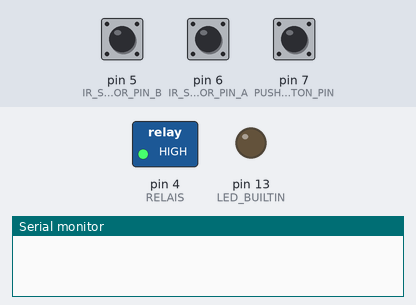
This sketch was run on a simulated Arduino Uno, built with avr-gcc and run on an emulated ATmega328P. On the bench: switched loads named in the sketch (green lamp = pin HIGH), output pins drawn as LEDs (lit = HIGH), the last lines printed to the serial monitor. The inputs (shaded band) are chosen by the test bench; at power-on: pin 7 (PUSH_BUTTON_PIN) HIGH, pin 5 (IR_SENSOR_PIN_B) HIGH, pin 6 (IR_SENSOR_PIN_A) HIGH.

Above: at 1.2 s.
1.3 s: pin 7 (PUSH_BUTTON_PIN) pulled LOW for 0.15 s
At 1.7 s:
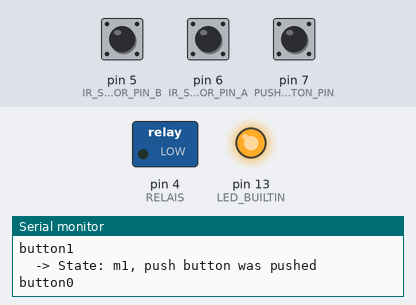
Timing chart, 0 to 4.3 s (numbered marks = the images above; inputs shaded):
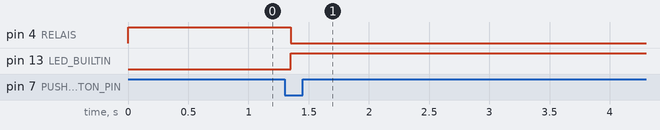

Measured:
- after the input at 1.3 s, pin 4 (RELAIS): HIGH → LOW after 0.05 s; pin 13 (LED_BUILTIN): LOW → HIGH after 0.05 s

The sketch:

berenbach.ino
```cpp
#include <Bounce2.h>
#include "./detector.h"

int RELAIS = 4;
int IR_SENSOR_PIN_B = 5;  // 5
int IR_SENSOR_PIN_A = 6;  // 6
int PUSH_BUTTON_PIN = 7;  // 7
char IR_A_NAME[20] = "IR overweg";
char IR_B_NAME[20] = "IR tunnel";

Detector ir_sensor_a = Detector(IR_SENSOR_PIN_A);
Detector ir_sensor_b = Detector(IR_SENSOR_PIN_B);
Bounce push_button = Bounce();

// States
int STATE_REST = 0;
int STATE_M1 = 10;
int STATE_M2 = 20;
int STATE_M3A = 30;
int STATE_M3B = 31;
int STATE_M3C = 32;
int STATE_B1 = 40;
int STATE_B2 = 41;

int state;


void setup() {
    Serial.begin(9600);
    pinMode(LED_BUILTIN, OUTPUT);
    digitalWrite(RELAIS, HIGH);
    pinMode(RELAIS, OUTPUT);
    push_button.attach(PUSH_BUTTON_PIN, INPUT_PULLUP);
    push_button.interval(50);
    ir_sensor_a.init();
    ir_sensor_b.init();
    state = STATE_REST;
}

void print_info() {
  /* Serial.print("Button: "); */
  /* Serial.print(push_button.read()); */
  /* Serial.print(" detector a: "); */
  /* Serial.print(ir_sensor_a.active); */
  /* Serial.print(" detector b: "); */
  /* Serial.println(ir_sensor_b.active); */
}

void loop() {
    int action_a = ir_sensor_a.update();
    int action_b = ir_sensor_b.update();
    push_button.update();

    if (action_a) {
      Serial.print(IR_A_NAME);
      Serial.println(action_a);
    }
    if (action_b) {
      Serial.print(IR_B_NAME);
      Serial.println(action_b);
    }
    if (push_button.fell()) {
      Serial.println("button1");
      print_info();
    }
    if (push_button.rose()) {
      Serial.println("button0");
      print_info();
    }

    // Per state, look what transition is possible.
    if (state == STATE_REST){
      if (ir_sensor_b.active == true) {
        state = STATE_B1;
        Serial.println("  -> State: b1");
        print_info();
      }
      if (push_button.fell()){
        // fell: iets gedetecteerd, naar 0.
        state = STATE_M1;
        Serial.println("  -> State: m1, push button was pushed");
        // Direction Mayen, so we can deactivate quickly after passing
        // the level crossing.
        ir_sensor_a.enable_quick_deactivation();
        print_info();
      }
    }

    if (state == STATE_M1){
      if (ir_sensor_a.active == true) {
        state = STATE_M2;
        Serial.println("  -> State: m2");
        print_info();
      }
    }

    if (state == STATE_M2){
      if (ir_sensor_b.active == true) {
        state = STATE_M3A;
        Serial.println("  -> State: m3a");
        print_info();
      }
      if (ir_sensor_a.active == false) {
        state = STATE_M3B;
        Serial.println("  -> State: m3b");
        print_info();
      }
    }

    if (state == STATE_M3A){
      if (ir_sensor_a.active == false) {
        state = STATE_M3C;
        Serial.println("  -> State: m3a");
        print_info();
      }
    }

    if (state == STATE_M3B){
      if (ir_sensor_b.active == true) {
        state = STATE_M3C;
        Serial.println("  -> State: m3c");
        print_info();
      }
    }

    if (state == STATE_M3C){
      if (ir_sensor_b.active == false) {
        state = STATE_REST;
        Serial.println("  -> State: rest");
        print_info();
      }
    }

    if (state == STATE_B1){
      if (ir_sensor_a.active == true) {
        state = STATE_B2;
        Serial.println("  -> State: b2");
        print_info();
      }
    }

    if (state == STATE_B2){
      if (ir_sensor_a.active == false) {
        state = STATE_REST;
        Serial.println("  -> State: rest");
        print_info();
      }
    }

    // Handle the state.
    // Three states should have the relais high (=level crossing is off).
    if ((state == STATE_REST) || (state == STATE_M3B) || (state == STATE_M3C)) {
      digitalWrite(RELAIS, HIGH);
    }
    else {
      digitalWrite(RELAIS, LOW);
    }
    // Use the LED to signal that the state is in REST.
    if (state == STATE_REST) {
      digitalWrite(LED_BUILTIN, LOW);
    }
    else {
      digitalWrite(LED_BUILTIN, HIGH);
    }

}
```

detector.cpp
```cpp
#include <arduino.h>
#include <Bounce2.h>
#include "detector.h"

unsigned long DEFAULT_DEACTIVATION_TIMEOUT = 1000 * 5;
unsigned long QUICK_DEACTIVATION_TIMEOUT = 1000 * 1;
int DETECTOR_NOTHING = 0;
int DETECTOR_DETECTED_SOMETHING = 1;
int DETECTOR_DEACTIVATING = 2;
int DETECTOR_DEACTIVATED = 3;


Detector::Detector(int pin){
  Detector::pin = pin;
  Detector::active = false;
  Detector::deactivating = false;
  Detector::deactivate_after = millis();
  Detector::deactivation_timeout = DEFAULT_DEACTIVATION_TIMEOUT;
  Detector::ir_sensor = Bounce();
}

void Detector::init(){
  ir_sensor.attach(pin, INPUT_PULLUP);
  ir_sensor.interval(200);
}

void Detector::enable_quick_deactivation(){
  deactivation_timeout = QUICK_DEACTIVATION_TIMEOUT;
}

int Detector::update(){
  int result = DETECTOR_NOTHING;
  ir_sensor.update();
  if (ir_sensor.fell()) {
    // We detected something!
    active = true;
    deactivating = false;
    result = DETECTOR_DETECTED_SOMETHING;
  }
  if (ir_sensor.rose()) {
    // We're not detecting anything, but it might be just the space between two cars.
    deactivating = true;
    deactivate_after = millis() + deactivation_timeout;
    result = DETECTOR_DEACTIVATING;
  }
  if (deactivating && (millis() > deactivate_after)){
    // We're deactivating and haven't seen a thing for quite some time.
    active = false;
    deactivating = false;
    deactivation_timeout = DEFAULT_DEACTIVATION_TIMEOUT;
    result = DETECTOR_DEACTIVATED;
  }
  return result;
}
```

detector.h
```cpp
#ifndef detector_h
#define detector_h

#include <arduino.h>
#include <Bounce2.h>


class Detector
{
 public:
  Detector(int pin);
  void init();
  int update();
  void enable_quick_deactivation();
  bool active;

 private:
  int pin;
  bool deactivating;
  unsigned long deactivate_after;
  unsigned long deactivation_timeout;
  Bounce ir_sensor;
};

#endif
```
